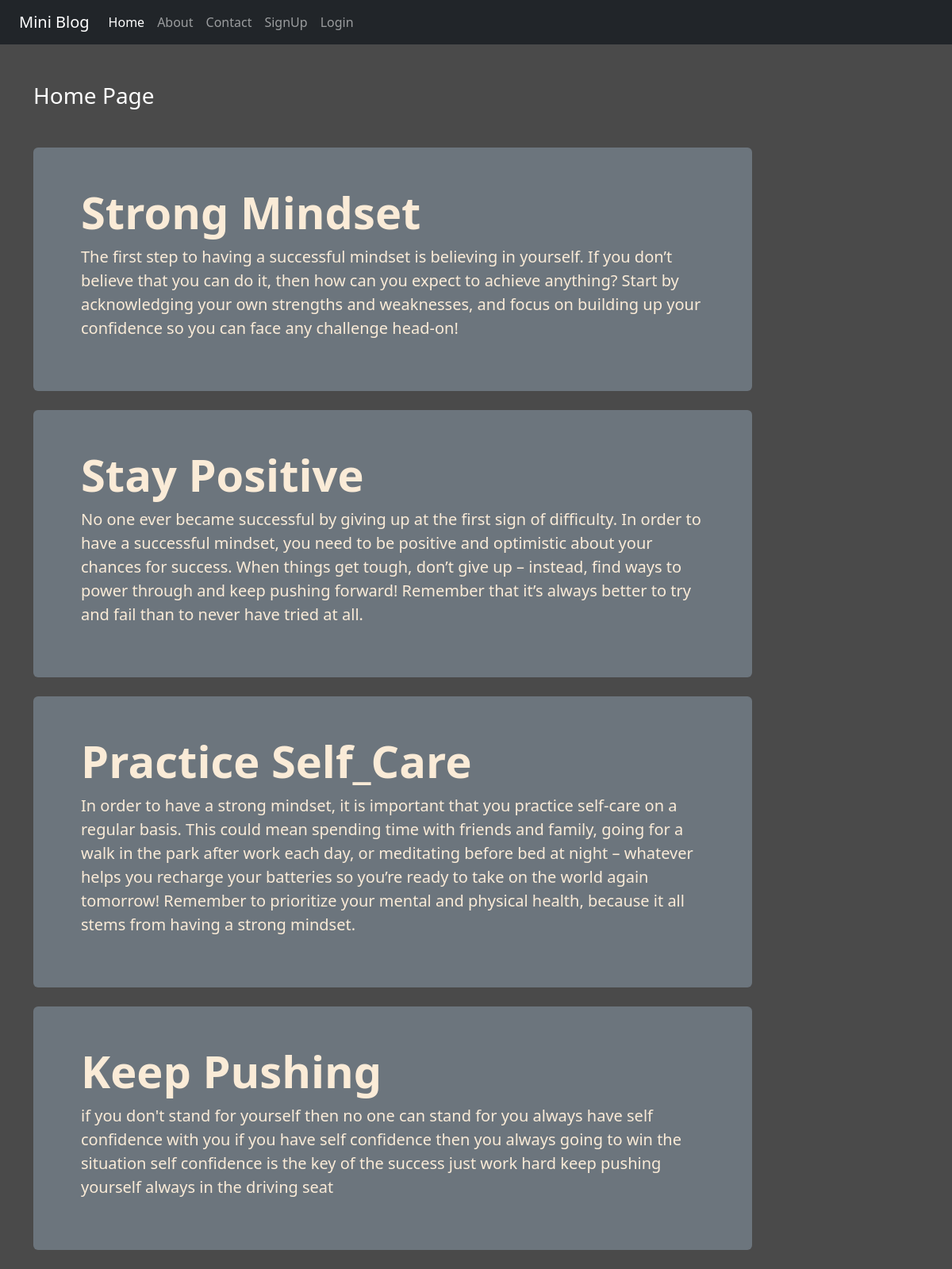
The page / on the database its author committed.
### blog/models.py (models this page shows)
class Post(models.Model):
    title=models.CharField(max_length=40)
    desc=models.TextField()

### blog/views.py (the view)
# urls.py: 2. Add a URL to urlpatterns:  path('', Home.as_view(), name='home')
def Home(request):
    posts=Post.objects.all()
    return render(request,'blog/home.html',{'posts':posts})

### blog/templates/blog/home.html
{% extends 'blog/base.html' %}
{% load static %}
{% block content %}
    <div class="col-sm-10">
        <h3 class="text-white my-5">Home Page</h3>
        {% for post in posts %}
        <div class="mt-4 mb-4 p-5 bg-secondary jumbo-color rounded">
          <div class="container">
            <h1 class="display-4 fw-bold">{{post.title}}</h1>
            <p class="lead">{{post.desc}}</p>
          </div>
        </div>
        {% endfor %}
    </div>
{% endblock content %}

### blog/static/blog/css/style.css (style rules this page uses)
body { background-color: rgb(74, 74, 74); color: antiquewhite; }
.jumbo-color { background-color: rgb(83, 81, 81); }

### rows shown on the page
Post: title "Strong Mindset", desc "The first step to having a successful mindset is believing in yourself. If you don’t believe that you can do it, then how can you expect to achieve anything? Start by acknowledging your own strengths and weaknesses, and focus on building up your confidence so you can face any challenge head-on!"
Post: title "Stay Positive", desc "No one ever became successful by giving up at the first sign of difficulty. In order to have a successful mindset, you need to be positive and optimistic about your chances for success. When things get tough, don’t give up – instead, find ways to power through and keep pushing forward! Remember that it’s always better to try and fail than to never have tried at all."
Post: title "Practice Self_Care", desc "In order to have a strong mindset, it is important that you practice self-care on a regular basis. This could mean spending time with friends and family, going for a walk in the park after work each day, or meditating before bed at night – whatever helps you recharge your batteries so you’re ready to take on the world again tomorrow! Remember to prioritize your mental and physical health, because it all stems from having a strong mindset."
Post: title "Keep Pushing", desc "if you don't stand for yourself then no one can stand for you always have self confidence with you if you have self confidence then you always going to win the situation self confidence is the key of the success just work hard keep pushing yourself always in the driving seat"
